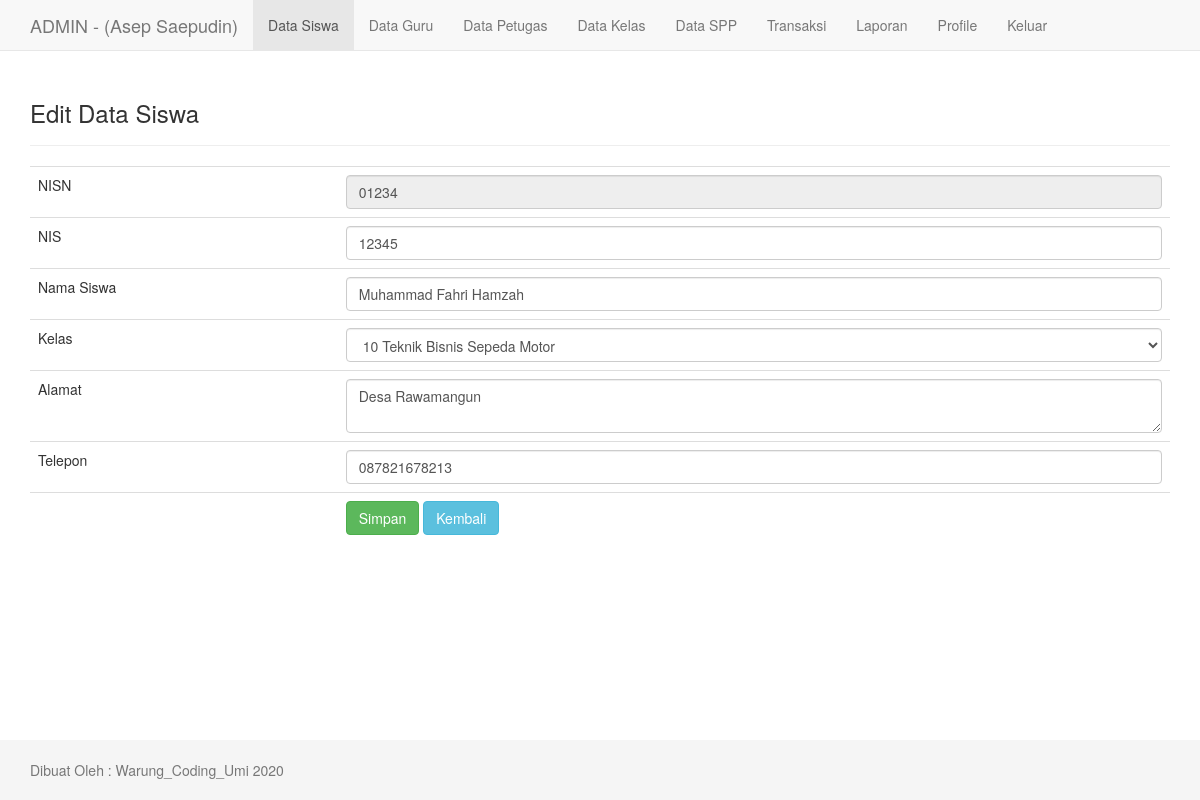
/admin/edit_siswa.php?id=01234 (signed in), run on the app's committed database.
### tables this page shows
CREATE TABLE `tb_petugas` (
  `id_petugas` int(11) NOT NULL,
  `username` varchar(35) NOT NULL,
  `password` varchar(50) NOT NULL,
  `nama_petugas` varchar(35) NOT NULL,
  `alamat` varchar(100) NOT NULL,
  `telepon` varchar(15) NOT NULL,
  `level` enum('admin','petugas') NOT NULL
);

CREATE TABLE `tb_siswa` (
  `nisn` char(10) NOT NULL,
  `nis` char(8) NOT NULL,
  `nama` varchar(35) NOT NULL,
  `id_kelas` int(11) NOT NULL,
  `alamat` text NOT NULL,
  `no_hp` varchar(13) NOT NULL,
  `id_spp` int(11) NOT NULL
);

### admin/edit_siswa.php (the view, shortened to what this page needs)
<?php
    include "../inc/koneksi.php";
    $qprofil = mysqli_query($konek, "SELECT * FROM tb_petugas WHERE id_petugas='$_SESSION[id]'");
    $profil = mysqli_fetch_array($qprofil);
?>
<!DOCTYPE html>
<html lang="en">
<head>
    <link href="./../assets/css/bootstrap.min.css" rel="stylesheet">
    <link href="./../assets/style.css" rel="stylesheet">
</head>
<body>
     <nav class="navbar navbar-default navbar-fixed-top">
      <div class="container">
        <div class="navbar-header">
          <a class="navbar-brand" href="./">ADMIN - (<?php echo $profil['nama_petugas']; ?>)</a>
        </div>
        <div id="navbar" class="collapse navbar-collapse">
          <ul class="nav navbar-nav">
            <li class="active"><a href="tampil_siswa.php">Data Siswa</a></li>
            <li><a href="tampil_guru.php">Data Guru</a></li>
            <li><a href="tampil_petugas.php">Data Petugas</a></li>
            <li><a href="tampil_kelas.php">Data Kelas</a></li>
            <li><a href="tampil_spp.php">Data SPP</a></li>
            <li><a href="transaksi.php">Transaksi</a></li>
            <li><a href="laporan.php">Laporan</a></li>
            <li><a href="profile.php">Profile</a></li>
            <li><a href="../inc/logout.php">Keluar</a></li>
          </ul>
        </div>
      </div>
    </nav>
    <?php
        $id = $_GET['id'];
        $sqlEdit = mysqli_query($konek, "SELECT tb_siswa.*, tb_kelas.*, tb_spp.*
        FROM tb_siswa
        INNER JOIN tb_kelas ON tb_kelas.id_kelas=tb_siswa.id_kelas
        INNER JOIN tb_spp ON tb_spp.id_spp=tb_siswa.id_spp
        WHERE tb_siswa.nisn='$id'");
        $e = mysqli_fetch_array($sqlEdit);
    ?>
    <div class="container">
        <div class="page-header">
            <h3>Edit Data Siswa</h3>
        </div>
        <form action="" method="post">
            <table class="table">
                <tr>
                    <td>NISN</td>
                    <td><input class="form-control" type="number" name="nisn" value="<?php echo $e['nisn']; ?>" readonly></td>
                </tr>
                <tr>
                    <td>NIS</td>
                    <td><input class="form-control" type="number" name="nis" value="<?php echo $e['nis']; ?>"></td>
                </tr>
                <tr>
                    <td>Nama Siswa</td>
                    <td><input class="form-control" type="text" name="nama" value="<?php echo $e['nama']; ?>"></td>
                </tr>
                <tr>
                    <td>Kelas</td>
                    <td>
                        <select class="form-control" name="id_kelas">
                            <?php
                                $qkelas = mysqli_query($konek, "SELECT * FROM tb_kelas ORDER BY nama_kelas AND kompetensi_keahlian ASC");
                                while($dkelas = mysqli_fetch_array($qkelas)){
                                    if ($dkelas['id_kelas'] == $e['id_kelas']) {
                                        $selected = "selected";
                                    }else {
                                        $selected = "";
                                    }
                            ?>
                            <option value="<?php echo $dkelas['id_kelas']; ?>" <?php echo $selected; ?>>
                            <?php echo $dkelas['nama_kelas']." ".$dkelas['kompetensi_keahlian']; ?>
                            </option>
                                <?php } ?>
                        </select>
                    </td>
                </tr>
                <tr>
                    <td>Alamat</td>
                    <td><textarea class="form-control" name="alamat"><?php echo $e['alamat']; ?></textarea></td>
                </tr>
                <tr>
                    <td>Telepon</td>
                    <td><input class="form-control" type="number" name="telp" value="<?php echo $e['no_hp']; ?>"></td>
                </tr>
                <tr>
                    <td></td>
                    <td>
                        <input class="btn btn-success" type="submit" value="Simpan">
                        <a class="btn btn-info" href="tampil_siswa.php">Kembali</a>
                    </td>
                </tr>
            </table>
        </form>
    </div>
<?php include "footer.php"; ?>

### assets/style.css (style rules this page uses)
html { position: relative; min-height: 100%; }
body { margin-bottom: 60px; }
body > .container { padding: 60px 15px 0; }

### data on the page
tb_petugas: nama_petugas "Asep Saepudin"
tb_siswa: nisn "01234", nis "12345", nama "Muhammad Fahri Hamzah", alamat "Desa Rawamangun", telp "087821678213"

### other printed values
form field id_kelas "10 Teknik Bisnis Sepeda Motor"
